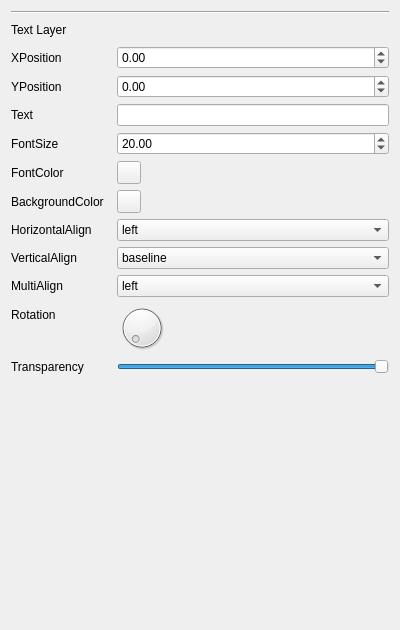
<?xml version="1.0" encoding="UTF-8"?>
<ui version="4.0">
 <class>Form</class>
 <widget class="QWidget" name="Form">
  <property name="geometry">
   <rect>
    <x>0</x>
    <y>0</y>
    <width>400</width>
    <height>630</height>
   </rect>
  </property>
  <property name="windowTitle">
   <string>Form</string>
  </property>
  <layout class="QVBoxLayout" name="verticalLayout">
   <item>
    <widget class="Line" name="line">
     <property name="orientation">
      <enum>Qt::Orientation::Horizontal</enum>
     </property>
    </widget>
   </item>
   <item>
    <layout class="QHBoxLayout" name="horizontalLayout">
     <item>
      <widget class="QLabel" name="label">
       <property name="text">
        <string>Text Layer</string>
       </property>
      </widget>
     </item>
     <item>
      <spacer name="horizontalSpacer">
       <property name="orientation">
        <enum>Qt::Orientation::Horizontal</enum>
       </property>
       <property name="sizeHint" stdset="0">
        <size>
         <width>40</width>
         <height>20</height>
        </size>
       </property>
      </spacer>
     </item>
     <item>
      <widget class="QToolButton" name="toolButton">
       <property name="styleSheet">
        <string notr="true">border-radius: 10px;</string>
       </property>
       <property name="text">
        <string/>
       </property>
       <property name="icon">
        <iconset resource="../resources/resources.qrc">
         <normaloff>:/icon/icons/minus-button.png</normaloff>:/icon/icons/minus-button.png</iconset>
       </property>
      </widget>
     </item>
    </layout>
   </item>
   <item>
    <layout class="QFormLayout" name="formLayout">
     <item row="0" column="0">
      <widget class="QLabel" name="y_series_label">
       <property name="minimumSize">
        <size>
         <width>100</width>
         <height>0</height>
        </size>
       </property>
       <property name="text">
        <string>XPosition</string>
       </property>
      </widget>
     </item>
     <item row="0" column="1">
      <widget class="QDoubleSpinBox" name="x_pos_spin">
       <property name="minimum">
        <double>-1000000.000000000000000</double>
       </property>
       <property name="maximum">
        <double>1000000.000000000000000</double>
       </property>
       <property name="singleStep">
        <double>0.010000000000000</double>
       </property>
      </widget>
     </item>
     <item row="1" column="0">
      <widget class="QLabel" name="label_4">
       <property name="text">
        <string>YPosition</string>
       </property>
      </widget>
     </item>
     <item row="1" column="1">
      <widget class="QDoubleSpinBox" name="y_pos_spin">
       <property name="minimum">
        <double>-1000000.000000000000000</double>
       </property>
       <property name="maximum">
        <double>1000000.000000000000000</double>
       </property>
       <property name="singleStep">
        <double>0.010000000000000</double>
       </property>
      </widget>
     </item>
     <item row="2" column="0">
      <widget class="QLabel" name="label_24">
       <property name="text">
        <string>Text</string>
       </property>
      </widget>
     </item>
     <item row="2" column="1">
      <widget class="QLineEdit" name="text_line">
       <property name="maximumSize">
        <size>
         <width>16777215</width>
         <height>16777215</height>
        </size>
       </property>
      </widget>
     </item>
     <item row="3" column="0">
      <widget class="QLabel" name="label_3">
       <property name="text">
        <string>FontSize</string>
       </property>
      </widget>
     </item>
     <item row="3" column="1">
      <widget class="QDoubleSpinBox" name="font_size_spin">
       <property name="maximum">
        <double>10000.000000000000000</double>
       </property>
       <property name="singleStep">
        <double>0.100000000000000</double>
       </property>
       <property name="value">
        <double>20.000000000000000</double>
       </property>
      </widget>
     </item>
     <item row="4" column="0">
      <widget class="QLabel" name="label_10">
       <property name="text">
        <string>FontColor</string>
       </property>
      </widget>
     </item>
     <item row="4" column="1">
      <widget class="QToolButton" name="font_color_btn">
       <property name="text">
        <string/>
       </property>
      </widget>
     </item>
     <item row="5" column="0">
      <widget class="QLabel" name="label_8">
       <property name="text">
        <string>BackgroundColor</string>
       </property>
      </widget>
     </item>
     <item row="5" column="1">
      <widget class="QToolButton" name="background_color_btn">
       <property name="text">
        <string/>
       </property>
      </widget>
     </item>
     <item row="6" column="0">
      <widget class="QLabel" name="label_7">
       <property name="text">
        <string>HorizontalAlign</string>
       </property>
      </widget>
     </item>
     <item row="6" column="1">
      <widget class="QComboBox" name="horizontal_align_combo">
       <item>
        <property name="text">
         <string>left</string>
        </property>
       </item>
       <item>
        <property name="text">
         <string>center</string>
        </property>
       </item>
       <item>
        <property name="text">
         <string>right</string>
        </property>
       </item>
      </widget>
     </item>
     <item row="7" column="0">
      <widget class="QLabel" name="label_9">
       <property name="text">
        <string>VerticalAlign</string>
       </property>
      </widget>
     </item>
     <item row="7" column="1">
      <widget class="QComboBox" name="vertical_align_combo">
       <item>
        <property name="text">
         <string>baseline</string>
        </property>
       </item>
       <item>
        <property name="text">
         <string>bottom</string>
        </property>
       </item>
       <item>
        <property name="text">
         <string>center</string>
        </property>
       </item>
       <item>
        <property name="text">
         <string>center_baseline</string>
        </property>
       </item>
       <item>
        <property name="text">
         <string>top</string>
        </property>
       </item>
      </widget>
     </item>
     <item row="8" column="0">
      <widget class="QLabel" name="label_2">
       <property name="text">
        <string>MultiAlign</string>
       </property>
      </widget>
     </item>
     <item row="8" column="1">
      <widget class="QComboBox" name="multi_align_combo">
       <item>
        <property name="text">
         <string>left</string>
        </property>
       </item>
       <item>
        <property name="text">
         <string>right</string>
        </property>
       </item>
       <item>
        <property name="text">
         <string>center</string>
        </property>
       </item>
      </widget>
     </item>
     <item row="9" column="0">
      <widget class="QLabel" name="label_5">
       <property name="text">
        <string>Rotation</string>
       </property>
      </widget>
     </item>
     <item row="9" column="1">
      <widget class="QDial" name="rotation_dial">
       <property name="maximumSize">
        <size>
         <width>50</width>
         <height>50</height>
        </size>
       </property>
       <property name="maximum">
        <number>360</number>
       </property>
      </widget>
     </item>
     <item row="10" column="0">
      <widget class="QLabel" name="label_16">
       <property name="text">
        <string>Transparency</string>
       </property>
      </widget>
     </item>
     <item row="10" column="1">
      <widget class="QSlider" name="transparency_slider">
       <property name="maximum">
        <number>100</number>
       </property>
       <property name="value">
        <number>100</number>
       </property>
       <property name="orientation">
        <enum>Qt::Orientation::Horizontal</enum>
       </property>
      </widget>
     </item>
     <item row="11" column="1">
      <spacer name="verticalSpacer">
       <property name="orientation">
        <enum>Qt::Orientation::Vertical</enum>
       </property>
       <property name="sizeHint" stdset="0">
        <size>
         <width>20</width>
         <height>40</height>
        </size>
       </property>
      </spacer>
     </item>
    </layout>
   </item>
  </layout>
 </widget>
 <resources>
  <include location="../resources/resources.qrc"/>
 </resources>
 <connections/>
</ui>
